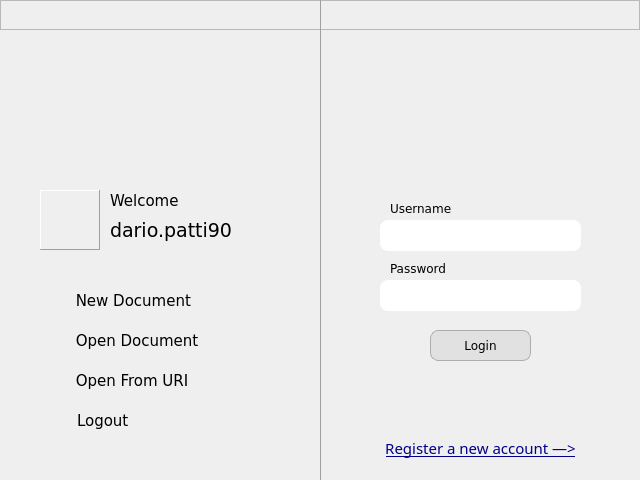
<?xml version="1.0" encoding="UTF-8"?>
<ui version="4.0">
 <class>LoginWindow</class>
 <widget class="QWidget" name="LoginWindow">
  <property name="geometry">
   <rect>
    <x>0</x>
    <y>0</y>
    <width>640</width>
    <height>480</height>
   </rect>
  </property>
  <property name="windowIcon">
   <iconset resource="resources.qrc">
    <normaloff>:/PdsProject.app/Contents/Resources/img/logoIcon.png</normaloff>:/PdsProject.app/Contents/Resources/img/logoIcon.png</iconset>
  </property>
  <property name="autoFillBackground">
   <bool>false</bool>
  </property>
  <widget class="QLabel" name="banner">
   <property name="geometry">
    <rect>
     <x>0</x>
     <y>0</y>
     <width>320</width>
     <height>480</height>
    </rect>
   </property>
   <property name="text">
    <string/>
   </property>
   <property name="pixmap">
    <pixmap resource="resources.qrc">:/PdsProject.app/Contents/Resources/img/bannerApp.png</pixmap>
   </property>
   <property name="scaledContents">
    <bool>true</bool>
   </property>
  </widget>
  <widget class="QFrame" name="formFrame">
   <property name="geometry">
    <rect>
     <x>0</x>
     <y>0</y>
     <width>640</width>
     <height>480</height>
    </rect>
   </property>
   <widget class="QLabel" name="loginUsernameLabel">
    <property name="geometry">
     <rect>
      <x>380</x>
      <y>198</y>
      <width>151</width>
      <height>21</height>
     </rect>
    </property>
    <property name="font">
     <font>
      <family>Verdana</family>
      <pointsize>9</pointsize>
     </font>
    </property>
    <property name="styleSheet">
     <string notr="true">padding-left: 7px;</string>
    </property>
    <property name="text">
     <string>Username</string>
    </property>
   </widget>
   <widget class="QLineEdit" name="loginUsernameInput">
    <property name="geometry">
     <rect>
      <x>380</x>
      <y>220</y>
      <width>201</width>
      <height>31</height>
     </rect>
    </property>
    <property name="font">
     <font>
      <family>Arial</family>
      <pointsize>11</pointsize>
     </font>
    </property>
    <property name="styleSheet">
     <string notr="true">border-radius: 8px;
padding-left: 8px;
background-color: white;</string>
    </property>
    <property name="text">
     <string/>
    </property>
    <property name="echoMode">
     <enum>QLineEdit::Normal</enum>
    </property>
    <property name="cursorPosition">
     <number>0</number>
    </property>
   </widget>
   <widget class="QLineEdit" name="loginPasswordInput">
    <property name="geometry">
     <rect>
      <x>380</x>
      <y>280</y>
      <width>201</width>
      <height>31</height>
     </rect>
    </property>
    <property name="font">
     <font>
      <family>Arial</family>
      <pointsize>11</pointsize>
     </font>
    </property>
    <property name="styleSheet">
     <string notr="true">border-radius: 8px;
padding-left: 8px;
background-color: white;</string>
    </property>
    <property name="text">
     <string/>
    </property>
    <property name="echoMode">
     <enum>QLineEdit::Password</enum>
    </property>
    <property name="cursorPosition">
     <number>0</number>
    </property>
   </widget>
   <widget class="QLabel" name="loginPasswordLabel">
    <property name="geometry">
     <rect>
      <x>380</x>
      <y>258</y>
      <width>151</width>
      <height>21</height>
     </rect>
    </property>
    <property name="font">
     <font>
      <family>Verdana</family>
      <pointsize>9</pointsize>
     </font>
    </property>
    <property name="styleSheet">
     <string notr="true">padding-left: 7px;</string>
    </property>
    <property name="text">
     <string>Password</string>
    </property>
   </widget>
   <widget class="QPushButton" name="loginButton">
    <property name="geometry">
     <rect>
      <x>430</x>
      <y>330</y>
      <width>101</width>
      <height>31</height>
     </rect>
    </property>
    <property name="font">
     <font>
      <family>Verdana</family>
      <pointsize>9</pointsize>
     </font>
    </property>
    <property name="cursor">
     <cursorShape>PointingHandCursor</cursorShape>
    </property>
    <property name="autoFillBackground">
     <bool>false</bool>
    </property>
    <property name="styleSheet">
     <string notr="true">QPushButton {
background-color: #E1E1E1;
border-radius: 8;
padding: 3px;
padding-left: 5px;
padding-right: 5px;
border-width: 1px;
border-color: #ADADAD;
border-style: solid;
}

QPushButton:hover {
widget-animation-duration: 100;
background-color: #E4EFF9;
border-color: #0C7BD4;
}

QPushButton:pressed {
background-color: #CDE4F7;
border-color: #00559B;
}</string>
    </property>
    <property name="text">
     <string>Login</string>
    </property>
   </widget>
   <widget class="QLabel" name="loginErrorLabel">
    <property name="geometry">
     <rect>
      <x>380</x>
      <y>380</y>
      <width>201</width>
      <height>41</height>
     </rect>
    </property>
    <property name="font">
     <font>
      <family>Myanmar Text</family>
      <pointsize>9</pointsize>
     </font>
    </property>
    <property name="styleSheet">
     <string notr="true">color:red</string>
    </property>
    <property name="text">
     <string/>
    </property>
    <property name="alignment">
     <set>Qt::AlignCenter</set>
    </property>
   </widget>
   <widget class="QPushButton" name="loginText">
    <property name="geometry">
     <rect>
      <x>385</x>
      <y>436</y>
      <width>191</width>
      <height>24</height>
     </rect>
    </property>
    <property name="font">
     <font>
      <family>Myanmar Text</family>
      <pointsize>11</pointsize>
      <underline>true</underline>
     </font>
    </property>
    <property name="cursor">
     <cursorShape>PointingHandCursor</cursorShape>
    </property>
    <property name="focusPolicy">
     <enum>Qt::NoFocus</enum>
    </property>
    <property name="styleSheet">
     <string notr="true">color:darkblue</string>
    </property>
    <property name="text">
     <string>Register a new account ―&gt;</string>
    </property>
    <property name="flat">
     <bool>true</bool>
    </property>
   </widget>
   <widget class="QPushButton" name="registerText">
    <property name="geometry">
     <rect>
      <x>720</x>
      <y>436</y>
      <width>161</width>
      <height>24</height>
     </rect>
    </property>
    <property name="font">
     <font>
      <family>Myanmar Text</family>
      <pointsize>11</pointsize>
      <underline>true</underline>
     </font>
    </property>
    <property name="cursor">
     <cursorShape>PointingHandCursor</cursorShape>
    </property>
    <property name="focusPolicy">
     <enum>Qt::NoFocus</enum>
    </property>
    <property name="styleSheet">
     <string notr="true">color:darkblue</string>
    </property>
    <property name="text">
     <string>&lt;― Back to login page</string>
    </property>
    <property name="flat">
     <bool>true</bool>
    </property>
   </widget>
   <widget class="QLabel" name="registerEmailLabel">
    <property name="geometry">
     <rect>
      <x>700</x>
      <y>180</y>
      <width>151</width>
      <height>21</height>
     </rect>
    </property>
    <property name="font">
     <font>
      <family>Verdana</family>
      <pointsize>9</pointsize>
     </font>
    </property>
    <property name="styleSheet">
     <string notr="true">padding-left: 7px;</string>
    </property>
    <property name="text">
     <string>Email address</string>
    </property>
   </widget>
   <widget class="QLineEdit" name="registerPasswordInput">
    <property name="geometry">
     <rect>
      <x>700</x>
      <y>320</y>
      <width>201</width>
      <height>31</height>
     </rect>
    </property>
    <property name="font">
     <font>
      <family>Arial</family>
      <pointsize>11</pointsize>
     </font>
    </property>
    <property name="styleSheet">
     <string notr="true">border-radius: 8px;
padding-left: 8px;
background-color: white;</string>
    </property>
    <property name="text">
     <string/>
    </property>
    <property name="echoMode">
     <enum>QLineEdit::Password</enum>
    </property>
    <property name="cursorPosition">
     <number>0</number>
    </property>
   </widget>
   <widget class="QLineEdit" name="registerUsernameInput">
    <property name="geometry">
     <rect>
      <x>700</x>
      <y>260</y>
      <width>201</width>
      <height>31</height>
     </rect>
    </property>
    <property name="font">
     <font>
      <family>Arial</family>
      <pointsize>11</pointsize>
     </font>
    </property>
    <property name="styleSheet">
     <string notr="true">border-radius: 8px;
padding-left: 8px;
background-color: white;</string>
    </property>
    <property name="text">
     <string/>
    </property>
    <property name="echoMode">
     <enum>QLineEdit::Normal</enum>
    </property>
    <property name="cursorPosition">
     <number>0</number>
    </property>
   </widget>
   <widget class="QPushButton" name="registerButton">
    <property name="geometry">
     <rect>
      <x>750</x>
      <y>370</y>
      <width>101</width>
      <height>31</height>
     </rect>
    </property>
    <property name="font">
     <font>
      <family>Verdana</family>
      <pointsize>9</pointsize>
     </font>
    </property>
    <property name="cursor">
     <cursorShape>PointingHandCursor</cursorShape>
    </property>
    <property name="autoFillBackground">
     <bool>false</bool>
    </property>
    <property name="styleSheet">
     <string notr="true">QPushButton {
background-color: #E1E1E1;
border-radius: 8;
padding: 3px;
padding-left: 5px;
padding-right: 5px;
border-width: 1px;
border-color: #ADADAD;
border-style: solid;
}

QPushButton:hover {
widget-animation-duration: 100;
background-color: #E4EFF9;
border-color: #0C7BD4;
}

QPushButton:pressed {
background-color: #CDE4F7;
border-color: #00559B;
}</string>
    </property>
    <property name="text">
     <string>Register</string>
    </property>
   </widget>
   <widget class="QLabel" name="registerUsernameLabel">
    <property name="geometry">
     <rect>
      <x>700</x>
      <y>238</y>
      <width>151</width>
      <height>21</height>
     </rect>
    </property>
    <property name="font">
     <font>
      <family>Verdana</family>
      <pointsize>9</pointsize>
     </font>
    </property>
    <property name="styleSheet">
     <string notr="true">padding-left: 7px;</string>
    </property>
    <property name="text">
     <string>Username</string>
    </property>
   </widget>
   <widget class="QLineEdit" name="registerEmailInput">
    <property name="geometry">
     <rect>
      <x>700</x>
      <y>202</y>
      <width>201</width>
      <height>31</height>
     </rect>
    </property>
    <property name="font">
     <font>
      <family>Arial</family>
      <pointsize>11</pointsize>
     </font>
    </property>
    <property name="styleSheet">
     <string notr="true">border-radius: 8px;
padding-left: 8px;
background-color: white;</string>
    </property>
    <property name="text">
     <string/>
    </property>
    <property name="echoMode">
     <enum>QLineEdit::Normal</enum>
    </property>
    <property name="cursorPosition">
     <number>0</number>
    </property>
   </widget>
   <widget class="QLabel" name="registerPasswordLabel">
    <property name="geometry">
     <rect>
      <x>700</x>
      <y>298</y>
      <width>151</width>
      <height>21</height>
     </rect>
    </property>
    <property name="font">
     <font>
      <family>Verdana</family>
      <pointsize>9</pointsize>
     </font>
    </property>
    <property name="styleSheet">
     <string notr="true">padding-left: 7px;</string>
    </property>
    <property name="text">
     <string>Password</string>
    </property>
   </widget>
   <widget class="QPushButton" name="loggedNewButton">
    <property name="geometry">
     <rect>
      <x>70</x>
      <y>280</y>
      <width>181</width>
      <height>42</height>
     </rect>
    </property>
    <property name="font">
     <font>
      <family>Verdana</family>
      <pointsize>11</pointsize>
     </font>
    </property>
    <property name="cursor">
     <cursorShape>PointingHandCursor</cursorShape>
    </property>
    <property name="styleSheet">
     <string notr="true">QPushButton {
	text-align: left;
}
QPushButton:hover {
	text-align: left;
	font-size: 16px;
}</string>
    </property>
    <property name="text">
     <string> New Document</string>
    </property>
    <property name="icon">
     <iconset resource="resources.qrc">
      <normaloff>:/PdsProject.app/Contents/Resources/img/newDoc.png</normaloff>:/PdsProject.app/Contents/Resources/img/newDoc.png</iconset>
    </property>
    <property name="iconSize">
     <size>
      <width>40</width>
      <height>40</height>
     </size>
    </property>
    <property name="flat">
     <bool>true</bool>
    </property>
   </widget>
   <widget class="QPushButton" name="loggedOpenButton">
    <property name="geometry">
     <rect>
      <x>70</x>
      <y>320</y>
      <width>191</width>
      <height>42</height>
     </rect>
    </property>
    <property name="font">
     <font>
      <family>Verdana</family>
      <pointsize>11</pointsize>
     </font>
    </property>
    <property name="cursor">
     <cursorShape>PointingHandCursor</cursorShape>
    </property>
    <property name="styleSheet">
     <string notr="true">QPushButton {
	text-align: left;
}
QPushButton:hover {
	text-align: left;
	font-size: 16px;
}</string>
    </property>
    <property name="text">
     <string> Open Document</string>
    </property>
    <property name="icon">
     <iconset resource="resources.qrc">
      <normaloff>:/PdsProject.app/Contents/Resources/img/openDoc.png</normaloff>:/PdsProject.app/Contents/Resources/img/openDoc.png</iconset>
    </property>
    <property name="iconSize">
     <size>
      <width>40</width>
      <height>40</height>
     </size>
    </property>
    <property name="flat">
     <bool>true</bool>
    </property>
   </widget>
   <widget class="QPushButton" name="loggedLogoutButton">
    <property name="geometry">
     <rect>
      <x>76</x>
      <y>400</y>
      <width>111</width>
      <height>42</height>
     </rect>
    </property>
    <property name="font">
     <font>
      <family>Verdana</family>
      <pointsize>11</pointsize>
     </font>
    </property>
    <property name="cursor">
     <cursorShape>PointingHandCursor</cursorShape>
    </property>
    <property name="styleSheet">
     <string notr="true">QPushButton {
	text-align: left;
}
QPushButton:hover {
	text-align: left;
	font-size: 16px;
}</string>
    </property>
    <property name="text">
     <string>Logout</string>
    </property>
    <property name="icon">
     <iconset resource="resources.qrc">
      <normaloff>:/PdsProject.app/Contents/Resources/img/logOut.png</normaloff>:/PdsProject.app/Contents/Resources/img/logOut.png</iconset>
    </property>
    <property name="iconSize">
     <size>
      <width>40</width>
      <height>40</height>
     </size>
    </property>
    <property name="flat">
     <bool>true</bool>
    </property>
   </widget>
   <widget class="QToolButton" name="loggedSettingsButton">
    <property name="geometry">
     <rect>
      <x>245</x>
      <y>190</y>
      <width>36</width>
      <height>21</height>
     </rect>
    </property>
    <property name="styleSheet">
     <string notr="true">color: #707070;</string>
    </property>
    <property name="text">
     <string/>
    </property>
    <property name="icon">
     <iconset resource="resources.qrc">
      <normaloff>:/PdsProject.app/Contents/Resources/img/ic_settings_18pt_2x.png</normaloff>:/PdsProject.app/Contents/Resources/img/ic_settings_18pt_2x.png</iconset>
    </property>
    <property name="iconSize">
     <size>
      <width>20</width>
      <height>20</height>
     </size>
    </property>
    <property name="popupMode">
     <enum>QToolButton::InstantPopup</enum>
    </property>
    <property name="autoRaise">
     <bool>true</bool>
    </property>
   </widget>
   <widget class="QLabel" name="loggedWelcomeLabel">
    <property name="geometry">
     <rect>
      <x>110</x>
      <y>190</y>
      <width>71</width>
      <height>21</height>
     </rect>
    </property>
    <property name="font">
     <font>
      <family>Verdana</family>
      <pointsize>11</pointsize>
     </font>
    </property>
    <property name="text">
     <string>Welcome</string>
    </property>
   </widget>
   <widget class="QLabel" name="loggedAvatar">
    <property name="geometry">
     <rect>
      <x>40</x>
      <y>190</y>
      <width>60</width>
      <height>60</height>
     </rect>
    </property>
    <property name="styleSheet">
     <string notr="true"/>
    </property>
    <property name="frameShape">
     <enum>QFrame::Panel</enum>
    </property>
    <property name="frameShadow">
     <enum>QFrame::Raised</enum>
    </property>
    <property name="lineWidth">
     <number>1</number>
    </property>
    <property name="text">
     <string/>
    </property>
    <property name="pixmap">
     <pixmap resource="resources.qrc">:/PdsProject.app/Contents/Resources/avatars/avatar.png</pixmap>
    </property>
    <property name="scaledContents">
     <bool>true</bool>
    </property>
   </widget>
   <widget class="QLabel" name="loggedUsernameLabel">
    <property name="geometry">
     <rect>
      <x>110</x>
      <y>210</y>
      <width>151</width>
      <height>41</height>
     </rect>
    </property>
    <property name="font">
     <font>
      <family>Verdana</family>
      <pointsize>14</pointsize>
     </font>
    </property>
    <property name="text">
     <string>dario.patti90</string>
    </property>
   </widget>
   <widget class="QPushButton" name="loggedURIButton">
    <property name="geometry">
     <rect>
      <x>70</x>
      <y>360</y>
      <width>186</width>
      <height>42</height>
     </rect>
    </property>
    <property name="font">
     <font>
      <family>Verdana</family>
      <pointsize>11</pointsize>
     </font>
    </property>
    <property name="cursor">
     <cursorShape>PointingHandCursor</cursorShape>
    </property>
    <property name="styleSheet">
     <string notr="true">QPushButton {
	text-align: left;
}
QPushButton:hover {
	text-align: left;
	font-size: 16px;
}</string>
    </property>
    <property name="text">
     <string> Open From URI</string>
    </property>
    <property name="icon">
     <iconset resource="resources.qrc">
      <normaloff>:/PdsProject.app/Contents/Resources/img/openURI.png</normaloff>:/PdsProject.app/Contents/Resources/img/openURI.png</iconset>
    </property>
    <property name="iconSize">
     <size>
      <width>40</width>
      <height>40</height>
     </size>
    </property>
    <property name="flat">
     <bool>true</bool>
    </property>
   </widget>
   <zorder>loginUsernameLabel</zorder>
   <zorder>loginUsernameInput</zorder>
   <zorder>loginPasswordInput</zorder>
   <zorder>loginPasswordLabel</zorder>
   <zorder>loginButton</zorder>
   <zorder>loginErrorLabel</zorder>
   <zorder>loginText</zorder>
   <zorder>registerText</zorder>
   <zorder>registerEmailLabel</zorder>
   <zorder>registerPasswordInput</zorder>
   <zorder>registerButton</zorder>
   <zorder>registerUsernameInput</zorder>
   <zorder>registerUsernameLabel</zorder>
   <zorder>registerEmailInput</zorder>
   <zorder>registerPasswordLabel</zorder>
   <zorder>loggedNewButton</zorder>
   <zorder>loggedOpenButton</zorder>
   <zorder>loggedLogoutButton</zorder>
   <zorder>loggedSettingsButton</zorder>
   <zorder>loggedWelcomeLabel</zorder>
   <zorder>loggedAvatar</zorder>
   <zorder>loggedUsernameLabel</zorder>
   <zorder>loggedURIButton</zorder>
  </widget>
  <widget class="QFrame" name="titleBar">
   <property name="geometry">
    <rect>
     <x>0</x>
     <y>0</y>
     <width>640</width>
     <height>30</height>
    </rect>
   </property>
   <property name="frameShape">
    <enum>QFrame::StyledPanel</enum>
   </property>
   <property name="frameShadow">
    <enum>QFrame::Raised</enum>
   </property>
   <widget class="QPushButton" name="closeButton">
    <property name="geometry">
     <rect>
      <x>610</x>
      <y>5</y>
      <width>21</width>
      <height>23</height>
     </rect>
    </property>
    <property name="cursor">
     <cursorShape>PointingHandCursor</cursorShape>
    </property>
    <property name="text">
     <string/>
    </property>
    <property name="icon">
     <iconset resource="resources.qrc">
      <normaloff>:/PdsProject.app/Contents/Resources/img/closeButton.png</normaloff>:/PdsProject.app/Contents/Resources/img/closeButton.png</iconset>
    </property>
    <property name="flat">
     <bool>true</bool>
    </property>
   </widget>
   <widget class="QPushButton" name="minimizeButton">
    <property name="geometry">
     <rect>
      <x>589</x>
      <y>5</y>
      <width>21</width>
      <height>23</height>
     </rect>
    </property>
    <property name="cursor">
     <cursorShape>PointingHandCursor</cursorShape>
    </property>
    <property name="text">
     <string/>
    </property>
    <property name="icon">
     <iconset resource="resources.qrc">
      <normaloff>:/PdsProject.app/Contents/Resources/img/minimizeButton.png</normaloff>:/PdsProject.app/Contents/Resources/img/minimizeButton.png</iconset>
    </property>
    <property name="flat">
     <bool>true</bool>
    </property>
   </widget>
  </widget>
  <widget class="QLabel" name="formLogo">
   <property name="geometry">
    <rect>
     <x>420</x>
     <y>45</y>
     <width>120</width>
     <height>120</height>
    </rect>
   </property>
   <property name="text">
    <string/>
   </property>
   <property name="pixmap">
    <pixmap resource="resources.qrc">:/PdsProject.app/Contents/Resources/img/logoApp.png</pixmap>
   </property>
   <property name="scaledContents">
    <bool>true</bool>
   </property>
  </widget>
  <widget class="Line" name="verticalSeparator">
   <property name="geometry">
    <rect>
     <x>320</x>
     <y>-1</y>
     <width>1</width>
     <height>482</height>
    </rect>
   </property>
   <property name="sizePolicy">
    <sizepolicy hsizetype="Fixed" vsizetype="Fixed">
     <horstretch>0</horstretch>
     <verstretch>0</verstretch>
    </sizepolicy>
   </property>
   <property name="frameShadow">
    <enum>QFrame::Raised</enum>
   </property>
   <property name="orientation">
    <enum>Qt::Vertical</enum>
   </property>
  </widget>
  <action name="actionChangeUsername">
   <property name="text">
    <string>Change your username</string>
   </property>
  </action>
  <action name="actionChangeAvatar">
   <property name="text">
    <string>Change your avatar</string>
   </property>
  </action>
  <zorder>formFrame</zorder>
  <zorder>titleBar</zorder>
  <zorder>formLogo</zorder>
  <zorder>banner</zorder>
  <zorder>verticalSeparator</zorder>
 </widget>
 <resources>
  <include location="resources.qrc"/>
 </resources>
 <connections/>
</ui>
